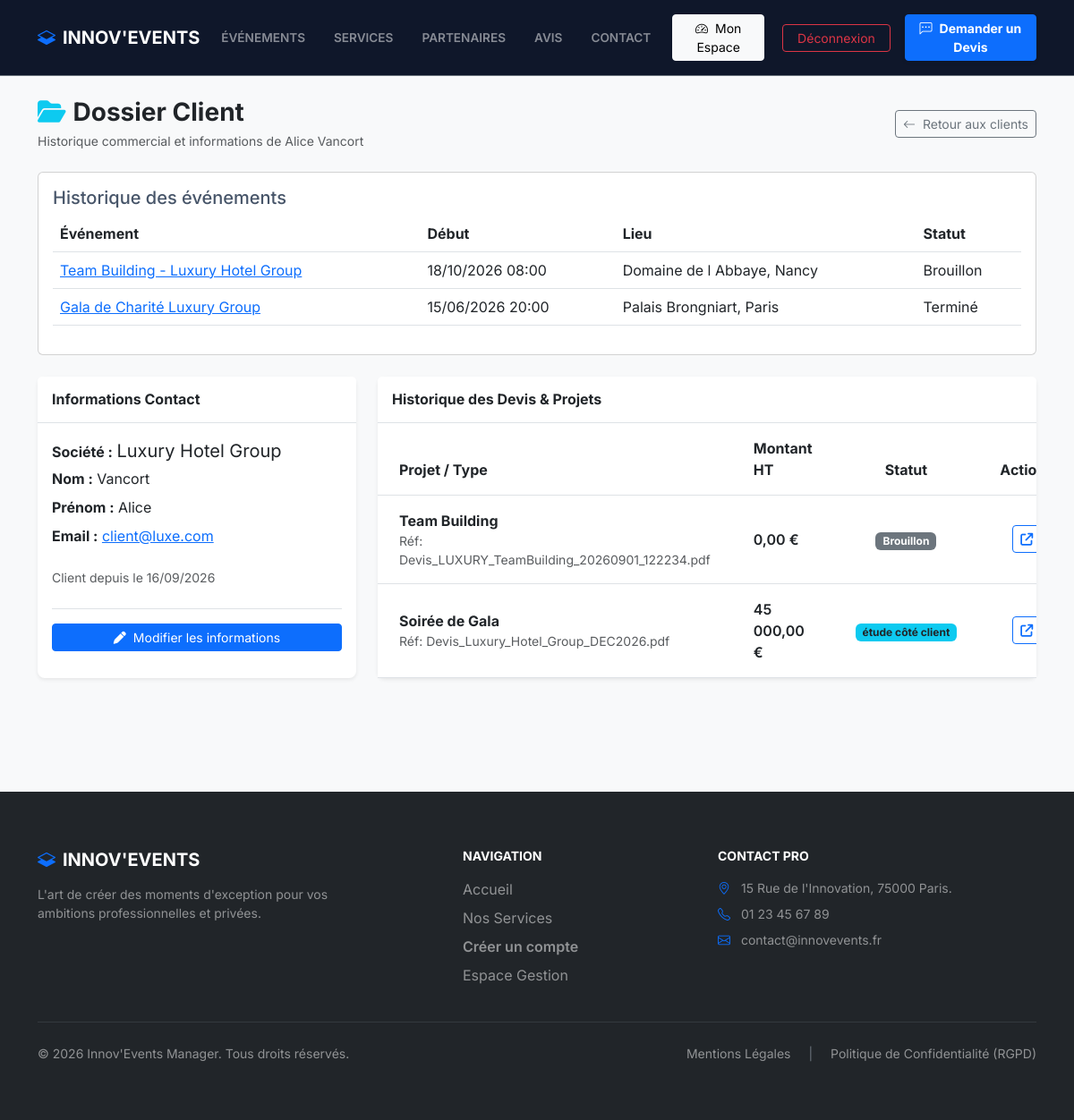
Page /index.php?action=view_client&id=3 (signed in) on the committed database.
### tables this page shows
CREATE TABLE users (
id INT AUTO_INCREMENT PRIMARY KEY,
company_id INT NULL,
email VARCHAR(255) NOT NULL UNIQUE,
password VARCHAR(255) NOT NULL,
must_change_password TINYINT(1) NOT NULL DEFAULT 0,
firstname VARCHAR(100) NOT NULL,
lastname VARCHAR(100) NOT NULL,
role VARCHAR(50) NOT NULL DEFAULT 'CLIENT',
is_deleted TINYINT(1) NOT NULL DEFAULT 0,
created_at TIMESTAMP DEFAULT CURRENT_TIMESTAMP,
CONSTRAINT fk_users_company
FOREIGN KEY (company_id) REFERENCES companies(id)
ON DELETE CASCADE ON UPDATE CASCADE
);

CREATE TABLE events (
id INT AUTO_INCREMENT PRIMARY KEY,
client_id INT NOT NULL,
company_id INT NULL,
title VARCHAR(255) NOT NULL,
description TEXT NULL,
start_date DATETIME NOT NULL,
end_date DATETIME NULL,
location VARCHAR(255) NOT NULL,
event_type VARCHAR(100) NOT NULL DEFAULT 'Autre',
theme VARCHAR(100) NULL,
estimated_participants INT NULL,
image_path VARCHAR(255) NULL,
status VARCHAR(50) NOT NULL DEFAULT 'brouillon',
is_published TINYINT(1) NOT NULL DEFAULT 0,
publication_consent_at DATETIME NULL,
publication_consent_by INT NULL COMMENT 'Identifiant historique de l administrateur attestant l accord client',
created_at TIMESTAMP DEFAULT CURRENT_TIMESTAMP,
CONSTRAINT fk_events_client
FOREIGN KEY (client_id) REFERENCES users(id)
ON DELETE CASCADE ON UPDATE CASCADE,
CONSTRAINT fk_events_company
FOREIGN KEY (company_id) REFERENCES companies(id)
ON DELETE CASCADE ON UPDATE CASCADE
);

CREATE TABLE companies (
id INT AUTO_INCREMENT PRIMARY KEY,
name VARCHAR(255) NOT NULL,
siren VARCHAR(9) NULL,
address VARCHAR(255) NULL,
postal_code VARCHAR(10) NULL,
city VARCHAR(100) NULL,
created_at TIMESTAMP DEFAULT CURRENT_TIMESTAMP,
updated_at TIMESTAMP DEFAULT CURRENT_TIMESTAMP ON UPDATE CURRENT_TIMESTAMP
);

CREATE TABLE devis (
id_devis INT AUTO_INCREMENT PRIMARY KEY,
revision INT NOT NULL DEFAULT 1,
change_reason TEXT NULL,
id_prospect INT NOT NULL,
event_id INT NULL,
reference_pdf VARCHAR(255) NOT NULL,
montant_ht DECIMAL(10, 2) NOT NULL DEFAULT 0.00,
tva DECIMAL(10, 2) NOT NULL DEFAULT 0.00,
status VARCHAR(50) NOT NULL DEFAULT 'brouillon',
date_creation DATETIME DEFAULT CURRENT_TIMESTAMP,
CONSTRAINT fk_devis_prospect
FOREIGN KEY (id_prospect) REFERENCES prospects(id)
ON DELETE CASCADE ON UPDATE CASCADE
);

CREATE TABLE prospects (
id INT AUTO_INCREMENT PRIMARY KEY,
user_id INT NULL,
company_id INT NULL,
company_name VARCHAR(255) NOT NULL,
contact_name VARCHAR(255) NOT NULL,
email VARCHAR(255) NOT NULL,
phone VARCHAR(50) NOT NULL,
event_type VARCHAR(100) NOT NULL,
event_date DATE NULL,
location VARCHAR(255) NULL,
estimated_participants INT NULL,
budget DECIMAL(10, 2) NULL,
description TEXT NULL,
rejection_reason TEXT NULL,
status VARCHAR(50) NOT NULL DEFAULT 'à contacter',
created_at TIMESTAMP DEFAULT CURRENT_TIMESTAMP,
CONSTRAINT fk_prospects_user
FOREIGN KEY (user_id) REFERENCES users(id)
ON DELETE CASCADE ON UPDATE CASCADE,
CONSTRAINT fk_prospects_company
FOREIGN KEY (company_id) REFERENCES companies(id)
ON DELETE CASCADE ON UPDATE CASCADE
);

### src/controllers/AdminClientController.php (called while the page is built, shortened)
<?php
require_once __DIR__ . '/../models/sql/User.php';
require_once __DIR__ . '/../models/sql/Prospect.php';
require_once __DIR__ . '/../models/sql/Event.php';
class AdminClientController extends BaseController
{
    public function showClientDetails(int $clientId): void
    {
        $userModel = new User();
        $client = $userModel->findById($clientId);
        $prospectModel = new Prospect();
        $clientQuotes = $prospectModel->findClientRequests($clientId);
        $clientEvents = (new Event())->findByClientId($clientId);
        require __DIR__ . '/../views/partials/header.php';
        require __DIR__ . '/../views/admin/view_client.php';
        require __DIR__ . '/../views/partials/footer.php';
    }
}

### src/config/Database.php (called while the page is built, shortened)
<?php
class Database {
    private static $instance = null;
    private function __construct() {
        $host    = 'db';
        $db      = 'innovevents_db';
        $user    = 'root';
        $pass    = 'root_password';
        $charset = 'utf8mb4';
        $dsn = "mysql:host=$host;dbname=$db;charset=$charset";
        try {
            $this->pdo = new PDO($dsn, $user, $pass, [
                PDO::ATTR_ERRMODE => PDO::ERRMODE_EXCEPTION,
                PDO::ATTR_DEFAULT_FETCH_MODE => PDO::FETCH_ASSOC,
                PDO::ATTR_EMULATE_PREPARES => false
            ]);
        } catch (\PDOException $e) {
            error_log("Database connection failure: " . $e->getMessage());
            die("Erreur de connexion à la base de données. Veuillez réessayer plus tard.");
        }
    }
    public static function getInstance() {
        if (self::$instance === null) {
            self::$instance = new Database();
        }
        return self::$instance->pdo;
    }
}

### src/models/sql/User.php (called while the page is built, shortened)
<?php
require_once __DIR__ . '/../../config/Database.php';
class User
{
    private $db;
    public function __construct()
    {
        $this->db = Database::getInstance();
    }
    public function findById(int $id)
    {
        try {
            $query = "SELECT u.*,
                             c.name AS company_name,
                             c.siren,
                             c.address,
                             c.postal_code,
                             c.city
                      FROM users as u
                      LEFT JOIN companies c ON u.company_id = c.id
                      WHERE u.id = :id
                      LIMIT 1";
            $stmt = $this->db->prepare($query);
            $stmt->execute([':id' => $id]);
            return $stmt->fetch(PDO::FETCH_ASSOC);
        } catch (\PDOException $e) {
            error_log("Erreur lors de la récupération de l'utilisateur $id : " . $e->getMessage());
            return false;
        }
    }
}

### src/models/sql/Event.php (called while the page is built, shortened)
<?php
require_once __DIR__ . '/../../config/Database.php';
class Event
{
    public static function normalizeStatus(string $status): string
    {
        $status = trim($status);
        return $status === 'annuler' ? 'annulé' : $status;
    }
    private \PDO $db;
    public function __construct()
    {
        $this->db = Database::getInstance();
    }
    public function findByClientId(int $clientId): array
    {
        $stmt = $this->db->prepare('SELECT id, title, start_date, end_date, location, status
            FROM events WHERE client_id = ? ORDER BY start_date DESC, id DESC');
        $stmt->execute([$clientId]);
        return $stmt->fetchAll(PDO::FETCH_ASSOC);
    }
}

### src/models/sql/Prospect.php (called while the page is built, shortened)
<?php
require_once __DIR__ . '/../../config/Database.php';
class Prospect
{
    private $db;
    public function __construct()
    {
        $this->db = Database::getInstance();
    }
    public function findClientRequests(int $clientId): array
    {
        try {
            $stmt = $this->db->prepare("
            SELECT
                d.id_devis,
                d.revision,
                COALESCE(d.status, p.status) AS status,
                p.status AS prospect_status,
                p.rejection_reason,
                d.reference_pdf,
                d.montant_ht,
                d.tva,
                p.id AS prospect_id,
                p.company_name,
                p.contact_name,
                p.email,
                p.event_type,
                p.event_date,
                p.created_at
            FROM prospects p
            LEFT JOIN devis d ON d.id_prospect = p.id
            WHERE p.user_id = ?
            ORDER BY p.created_at DESC, p.id DESC, d.id_devis DESC
        ");
            $stmt->execute([$clientId]);
            return $stmt->fetchAll(PDO::FETCH_ASSOC);
        } catch (PDOException $e) {
            error_log("Erreur SQL findClientRequests : " . $e->getMessage());
            return [];
        }
    }
}

### src/views/admin/view_client.php (the view, shortened to what this page needs)
<div class="container-fluid bg-light min-vh-100 py-4">
    <div class="container">
        <div class="d-flex justify-content-between align-items-center mb-4">
            <div>
                <h1 class="h3 fw-bold text-dark mb-1">
                    <i class="fa-solid fa-folder-open text-info me-2" aria-hidden="true"></i>Dossier Client
                </h1>
                <p class="text-muted small mb-0">Historique commercial et informations de <?= htmlspecialchars($client['firstname'] . ' ' . $client['lastname'], ENT_QUOTES, 'UTF-8') ?></p>
            </div>
            <a href="index.php?action=admin_clients" class="btn btn-outline-secondary btn-sm">
                <i class="bi bi-arrow-left me-2" aria-hidden="true"></i>Retour aux clients
            </a>
        </div>
        <section class="card card-body mb-4" aria-labelledby="client-events-heading">
            <h2 id="client-events-heading" class="h5">Historique des événements</h2>
            <?php if (!$clientEvents): ?>
                <p class="text-muted mb-0">Aucun événement rattaché à ce client.</p>
            <?php else: ?>
                <div class="table-responsive"><table class="table align-middle">
                    <thead><tr><th scope="col">Événement</th><th scope="col">Début</th><th scope="col">Lieu</th><th scope="col">Statut</th></tr></thead>
                    <tbody><?php foreach ($clientEvents as $clientEvent): ?>
                        <tr>
                            <td><a href="index.php?action=admin_event_detail&id=<?= (int)$clientEvent['id'] ?>"><?= htmlspecialchars($clientEvent['title'], ENT_QUOTES, 'UTF-8') ?></a></td>
                            <td><?= date('d/m/Y H:i', strtotime($clientEvent['start_date'])) ?></td>
                            <td><?= htmlspecialchars($clientEvent['location'], ENT_QUOTES, 'UTF-8') ?></td>
                            <td><?= htmlspecialchars(Event::STATUS_LABELS[Event::normalizeStatus($clientEvent['status'])] ?? $clientEvent['status'], ENT_QUOTES, 'UTF-8') ?></td>
                        </tr>
                    <?php endforeach; ?></tbody>
                </table></div>
            <?php endif; ?>
        </section>
        <div class="row g-4">
            <div class="col-md-4">
                <div class="card border-0 shadow-sm rounded-3 h-100">
                    <div class="card-header bg-white border-bottom py-3">
                        <h2 class="h6 fw-bold mb-0 text-dark">Informations Contact</h2>
                    </div>
                    <div class="card-body">
                        <p class="mb-1"><strong>Société :</strong> <span class="fs-5"><?= htmlspecialchars($client['company_name'], ENT_QUOTES, 'UTF-8') ?></span></p>
                        <p class="mb-2"><strong>Nom :</strong> <?= htmlspecialchars($client['lastname'], ENT_QUOTES, 'UTF-8') ?></p>
                        <p class="mb-2"><strong>Prénom :</strong> <?= htmlspecialchars($client['firstname'], ENT_QUOTES, 'UTF-8') ?></p>
                        <p class="mb-2">
                            <strong>Email :</strong>
                            <a href="mailto:<?= htmlspecialchars($client['email'], ENT_QUOTES, 'UTF-8') ?>"><?= htmlspecialchars($client['email'], ENT_QUOTES, 'UTF-8') ?></a>
                        </p>
                        <p class="mb-0 text-muted small mt-4">Client depuis le <?= date('d/m/Y', strtotime($client['created_at'])) ?></p>
                        <div class="mt-4 pt-3 border-top">
                            <?php if (($_SESSION['user_role'] ?? '') === 'ADMIN'): ?>
                            <a href="index.php?action=edit_client&id=<?= (int)$client['id'] ?>" class="btn btn-sm btn-primary w-100">
                                <i class="fa-solid fa-pen me-2"></i>Modifier les informations
                            </a>
                            <?php endif; ?>
                        </div>
                    </div>
                </div>
            </div>
            <div class="col-md-8">
                <div class="card border-0 shadow-sm rounded-3 h-100">
                    <div class="card-header bg-white border-bottom py-3">
                        <h2 class="h6 fw-bold mb-0 text-dark">Historique des Devis & Projets</h2>
                    </div>
                    <div class="card-body p-0">
                        <div class="table-responsive">
                            <table class="table table-hover align-middle mb-0" aria-label="Devis du client">
                                <thead style="background-color: #F8FAFC;">
                                <tr>
                                    <th scope="col" class="py-3 px-4">Projet / Type</th>
                                    <th scope="col" class="py-3 px-4">Montant HT</th>
                                    <th scope="col" class="py-3 px-4 text-center">Statut</th>
                                    <th scope="col" class="py-3 px-4 text-center">Actions</th>
                                </tr>
                                </thead>
                                <tbody>
                                <?php if (empty($clientQuotes)): ?>
                                    <tr>
                                        <td colspan="4" class="text-center py-4 text-muted">Aucun devis généré pour ce client.</td>
                                    </tr>
                                <?php else: ?>
                                    <?php foreach ($clientQuotes as $quote): ?>
                                        <tr>
                                            <td class="px-4 py-3 fw-bold text-dark">
                                                <?= htmlspecialchars($quote['event_type'], ENT_QUOTES, 'UTF-8') ?>
                                                <div class="small text-muted fw-normal">Réf: <?= htmlspecialchars($quote['reference_pdf'] ?? 'N/A', ENT_QUOTES, 'UTF-8') ?></div>
                                            </td>
                                            <td class="px-4 py-3 fw-semibold">
                                                <?= !empty($quote['montant_ht']) ? number_format((float)$quote['montant_ht'], 2, ',', ' ') . ' €' : '--' ?>
                                            </td>
                                            <td class="px-4 py-3 text-center">
                                                <?php
                                                $badge = 'bg-secondary';
                                                $status = strtolower($quote['status']);
                                                if ($status === 'étude côté client') $badge = 'bg-info text-dark';
                                                ?>
                                                <span class="badge <?= $badge ?> px-2 py-1"><?= ucfirst(htmlspecialchars($status, ENT_QUOTES, 'UTF-8')) ?></span>
                                            </td>
                                            <td class="px-4 py-3 text-center">
                                                <?php if (!empty($quote['id_devis'])): ?>
                                                    <?php if (($_SESSION['user_role'] ?? '') === 'ADMIN'): ?>
                                                    <a href="index.php?action=edit_devis&id=<?= (int)$quote['id_devis'] ?>" class="btn btn-sm btn-outline-primary" title="Ouvrir le devis">
                                                        <i class="fa-solid fa-arrow-up-right-from-square"></i>
                                                    </a>
                                                    <?php endif; ?>
                                                <?php else: ?>
                                                    <span class="text-muted small">Pas de devis</span>
                                                <?php endif; ?>
                                            </td>
                                        </tr>
                                    <?php endforeach; ?>
                                <?php endif; ?>
                                </tbody>
                            </table>
                        </div>
                    </div>
                </div>
            </div>
        </div>
    </div>
</div>

### public/css/style.css (style rules this page uses)
body { font-family: 'Inter', system-ui, -apple-system, sans-serif !important; color: #475569 !important; }

### rows in the picture
users: firstname+lastname "Alice Vancort", company.name "Luxury Hotel Group", lastname "Vancort", firstname "Alice", email "client@luxe.com", created_at "16/09/2026"
events: title "Team Building - Luxury Hotel Group", start_date "18/10/2026 08:00", location "Domaine de l Abbaye, Nancy", status "Brouillon"
events: title "Gala de Charité Luxury Group", start_date "15/06/2026 20:00", location "Palais Brongniart, Paris", status "Terminé"
devis: id_prospect.event_type "Team Building", reference_pdf "Devis_LUXURY_TeamBuilding_20260901_122234.pdf", montant_ht "0,00", status "Brouillon"
devis: id_prospect.event_type "Soirée de Gala", reference_pdf "Devis_Luxury_Hotel_Group_DEC2026.pdf", montant_ht "45 000,00", status "étude côté client"
